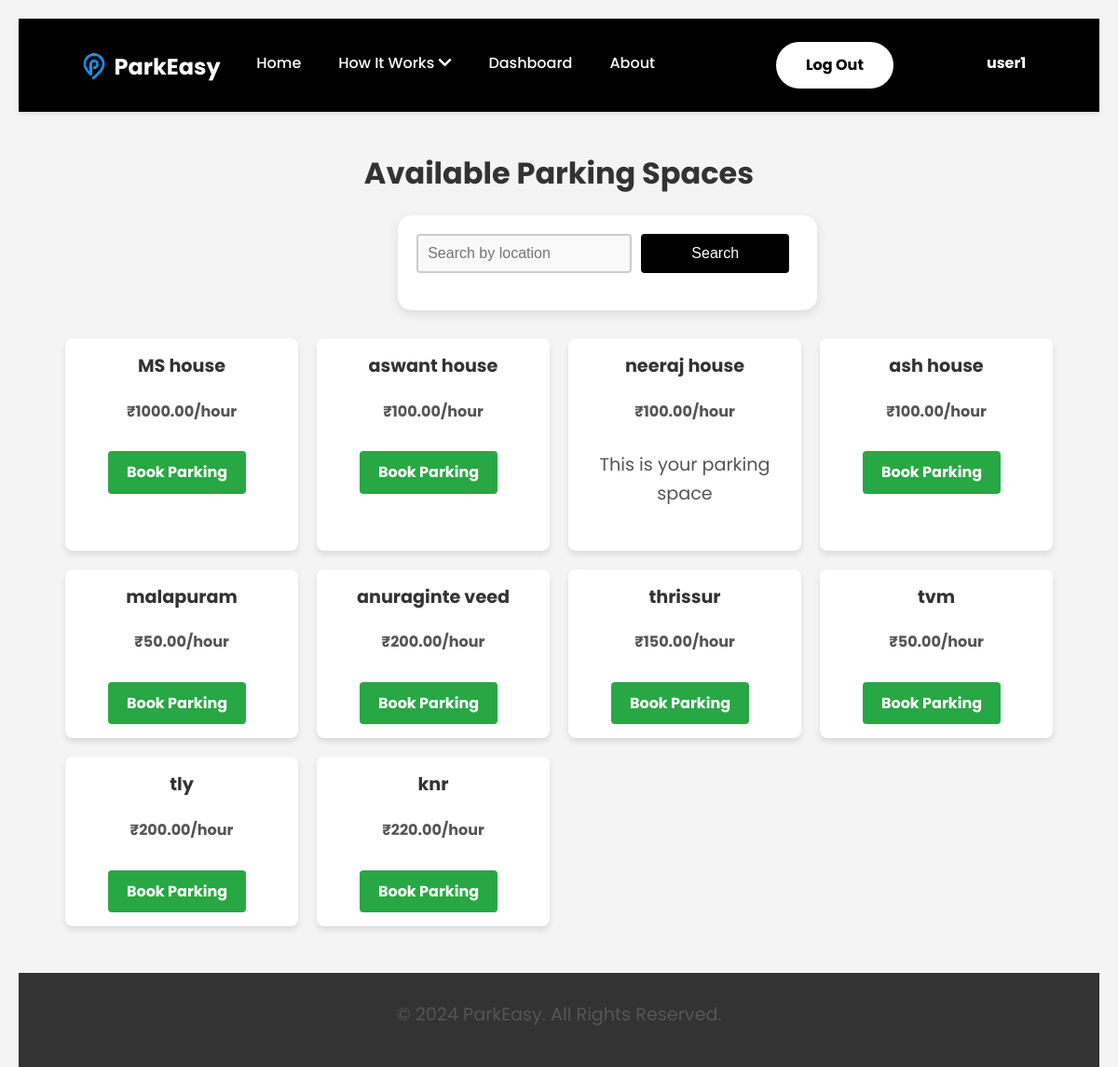
Page /parkeasy/parking-spaces/ (signed in) on the committed database.
### ParkEasyApp/models.py (models this page shows, shortened)
class ParkingSpace(models.Model):
    host = models.ForeignKey(ParkEasyUser, on_delete=models.CASCADE, related_name="parking_spaces")
    location = models.CharField(max_length=255)
    price_per_hour = models.DecimalField(max_digits=6, decimal_places=2)
    availability = models.BooleanField(default=True)  # Indicates if space is available for booking
    amenities = models.TextField(blank=True, null=True)  # Optional description of amenities
    rating = models.DecimalField(max_digits=3, decimal_places=2, default=0.0)  # Average rating by users
    created_at = models.DateTimeField(auto_now_add=True)
    class Meta:
        indexes = [
            models.Index(fields=['host', 'location']),
        ]

### ParkEasyApp/views.py (the view)
# urls.py: path('parking-spaces/', views.parking_space_list_view, name='parking_space_list'),
def parking_space_list_view(request):
    query = request.GET.get('q', '')
    parking_spaces = ParkingSpace.objects.filter(
        Q(location__icontains=query) & Q(availability=True)
    ).order_by('-created_at')
    return render(request, 'parking_space_list.html', {'parking_spaces': parking_spaces, 'query': query})

### templates/parking_space_list.html
{% extends "base.html" %}
{% load static %}
{% block content %}
<h2 class="heading">Available Parking Spaces</h2>
<form method="get" class="search-form">
    <input type="text" name="q" value="{{ query }}" placeholder="Search by location" class="form-control">
    <button type="submit" class="btn btn-primary">Search</button>
</form>
<div class="parking-space-grid">
    {% for space in parking_spaces %}
    <div class="parking-space-card">
        <a href="{% url 'parking_space_detail' space.id %}" class="space-link">
            <h3>{{ space.location }}</h3>
            <p>₹{{ space.price_per_hour }}/hour</p>
        </a>
        {% if space.host.user != request.user %}
        <a href="{% url 'create_booking' parking_space_id=space.id %}" class="btn btn-success">Book Parking</a>
        {% else %}
        <p class="text-muted">This is your parking space</p>
        {% endif %}
    </div>
    {% empty %}
    <div class="empty-message">
        <p>No parking spaces available.</p>
    </div>
    {% endfor %}
</div>
{% endblock %}

### templates/base.html (shortened to what this page needs)
<!DOCTYPE html>
<html lang="en">
{% load static %}
<head>
    <link rel="stylesheet" href="{% static 'css/home_style.css' %}">
    <link rel="stylesheet" href="{% static 'css/base_style.css' %}">
    <link rel="stylesheet" href="{% static 'css/login.css' %}">
    <link rel="stylesheet" href="{% static 'css/about.css' %}">
    <link rel="stylesheet" href="{% static 'css/add_parking_style.css' %}">
    <link rel="stylesheet" href="{% static 'css/parking_space_list.css' %}">
    <link rel="stylesheet" href="{% static 'css/parking_space_detail.css' %}">
    <link rel="stylesheet" href="{% static 'css/my_listed_parking_spaces.css' %}">
    <link rel="stylesheet" href="{% static 'css/help_support.css' %}">
    <link rel="stylesheet" href="{% static 'css/terms_conditions.css' %}">
    <link rel="stylesheet" href="{% static 'css/my_bookings.css' %}">
    <link rel="stylesheet" href="{% static 'css/create_booking.css' %}">
    <link href="https://cdnjs.cloudflare.com/ajax/libs/font-awesome/5.15.4/css/all.min.css" rel="stylesheet">
</head>
<body>
    <header>
        <div class="logo">
            <a href="{% url 'home' %}">
                <img src="{% static 'img/P1 logoo.png' %}" alt="Placeholder Logo">
                <span class="logo-text">ParkEasy</span>
            </a>
        </div>
        <nav>
            <ul class="menu">
                <li><a href="{% url 'home' %}">Home</a></li>
                <li class="dropdown">
                    <a href="#" id="how-it-works">How It Works <i class="fas fa-chevron-down"></i></a>
                </li>
                <li><a href="{% url 'dashboard' %}">Dashboard</a></li>
                <li><a href="{% url 'about' %}">About</a></li>
                <li>
                    {% if user.is_authenticated %}
                    <a href="{% url 'logout' %}" id="login_button">Log Out</a>
                    {% else %}
                    <a href="{% url 'login' %}" id="login_button">Log In</a>
                    <a href="{% url 'register' %}" id="signup_button">Sign Up</a>
                    {% endif %}
                </li>
                <li style="margin-left:100px ;"><h4>{{ request.user.username }}</h4></li>
            </ul>
        </nav>
    </header>
    <div class="wrapper" style=" min-height: 500px; ">
        <main>
            {% block content %}{% endblock %}
        </main>
    </div>
    <footer>
        <p>&copy; 2024 ParkEasy. All Rights Reserved.</p>
    </footer>
</body>
</html>

### static/css/home_style.css (style rules this page uses)
main { padding: 40px; font-family: 'Poppins', sans-serif; }
header { background-color: black; color: white; padding: 15px 50px; display: flex; justify-content: space-between; align-items: center; box-shadow: 0 2px 5px rgba(0, 0, 0, 0.1); position: sticky; top: 0; z-index: 10; }
header .logo { display: flex; align-items: center; }
header .logo img { height: 50px; max-width: 100%; display: block; float: left; }
header .logo-text { float: left; text-decoration: none; margin-left: -10px; margin-top: 8px; font-size: 24px; color: white; font-weight: bold; }
header nav { display: flex; align-items: center; flex-grow: 1; justify-content: center; margin-top: 10px; box-sizing: border-box; }
header nav ul { display: flex; list-style: none; margin: 0; padding: 0; }
header nav ul li { margin-left: 20px; position: relative; margin-top: 10px; }
header nav ul li:first-child { margin-left: 0; }
header nav ul li a { color: white; text-decoration: none; font-weight: 500; padding: 5px 10px; border-radius: 4px; transition: background-color 0.3s, color 0.3s; }
header nav ul li.dropdown .fas { display: inline-block; transition: transform 0.3s ease; }
#login_button { background-color: white; color: #000; padding: 10px 30px; border-radius: 50px; font-weight: bold; border: 2px solid #fff; display: inline-flex; justify-content: center; align-items: center; cursor: pointer; margin-left: 100px; margin-top: -10px; }
footer { background-color: black; color: white; text-align: center; padding: 10px; margin-top: 40px; }

### static/css/base_style.css (style rules this page uses)
* { margin: 0; padding: 0; box-sizing: border-box; }
body { font-family: 'Poppins', sans-serif; margin: 0; padding: 0; overflow-x: hidden; line-height: 1.6; display: flex; flex-direction: column; min-height: 400px; }
.wrapper { flex: 1; display: flex; flex-direction: column; }
header { width: 100%; background-color: black; color: white; padding: 15px 50px; display: flex; justify-content: space-between; align-items: center; box-shadow: 0 2px 5px rgba(0, 0, 0, 0.1); position: sticky; top: 0; z-index: 10; }
header .logo { display: flex; align-items: center; }
header .logo img { height: 50px; max-width: 100%; display: block; float: left; }
header .logo-text { float: left; text-decoration: none; margin-left: -10px; margin-top: 8px; font-size: 24px; color: white; font-weight: bold; }
header nav { display: flex; align-items: center; flex-grow: 1; justify-content: center; margin-top: 10px; box-sizing: border-box; }
header nav ul { display: flex; list-style: none; margin: 0; padding: 0; }
header nav ul li { margin-left: 20px; position: relative; margin-top: 10px; }
header nav ul li:first-child { margin-left: 0; }
header nav ul li a { color: white; text-decoration: none; font-weight: 500; padding: 5px 10px; border-radius: 4px; transition: background-color 0.3s, color 0.3s; }
header nav ul li.dropdown .fas { display: inline-block; transition: transform 0.3s ease; }
#login_button { background-color: white; color: #000; padding: 10px 30px; border-radius: 50px; font-weight: bold; border: 2px solid #fff; display: inline-flex; justify-content: center; align-items: center; cursor: pointer; margin-left: 100px; margin-top: -10px; }
footer { background-color: #333; color: rgba(255, 255, 255, 0.826); text-align: center; padding: 10px; margin-top: auto; width: 100%; }

### static/css/add_parking_style.css (style rules this page uses)
* { margin: 0; padding: 0; box-sizing: border-box; }
body { font-family: 'Poppins', sans-serif; background-color: #f4f4f4; justify-content: center; align-items: center; height: 100vh; margin: 0; }
form { background-color: #fff; padding: 20px; border-radius: 15px; box-shadow: 0 4px 12px rgba(0, 0, 0, 0.1); width: 100%; max-width: 450px; text-align: left; }
h2 { color: black; font-size: 28px; margin-bottom: 20px; text-align: center; }
form input, form select { width: 100%; padding: 12px; margin-bottom: 20px; border: 1px solid #ccc; border-radius: 8px; font-size: 16px; transition: border-color 0.3s ease; background-color: #f9f9f9; }
button[type="submit"] { background-color: black; color: white; padding: 12px 20px; border: none; border-radius: 8px; font-size: 18px; width: 100%; cursor: pointer; transition: background-color 0.3s ease; }

### static/css/my_listed_parking_spaces.css (style rules this page uses)
p { font-size: 1.2em; color: #555; text-align: center; margin-top: 20px; margin-bottom: 30px; }
ul { list-style-type: none; padding: 0; margin: 0; }
a { color: #007bff; text-decoration: none; font-weight: bold; }
body { display: block; overflow-x: hidden; }
.wrapper { flex: initial; }

### static/css/terms_conditions.css (style rules this page uses)
ul { list-style-type: disc; margin-left: 20px; }
ul li { margin-bottom: 10px; }

### rows in the picture
ParkingSpace: location "MS house", price_per_hour "1000.00", shows "Book Parking"
ParkingSpace: location "aswant house", price_per_hour "100.00", shows "Book Parking"
ParkingSpace: location "neeraj house", price_per_hour "100.00", shows "This is your parking space"
ParkingSpace: location "ash house", price_per_hour "100.00", shows "Book Parking"
ParkingSpace: location "malapuram", price_per_hour "50.00", shows "Book Parking"
ParkingSpace: location "anuraginte veed", price_per_hour "200.00", shows "Book Parking"
ParkingSpace: location "thrissur", price_per_hour "150.00", shows "Book Parking"
ParkingSpace: location "tvm", price_per_hour "50.00", shows "Book Parking"
ParkingSpace: location "tly", price_per_hour "200.00", shows "Book Parking"
ParkingSpace: location "knr", price_per_hour "220.00", shows "Book Parking"

### other values in the picture
{{ request.user.username }} "user1"
